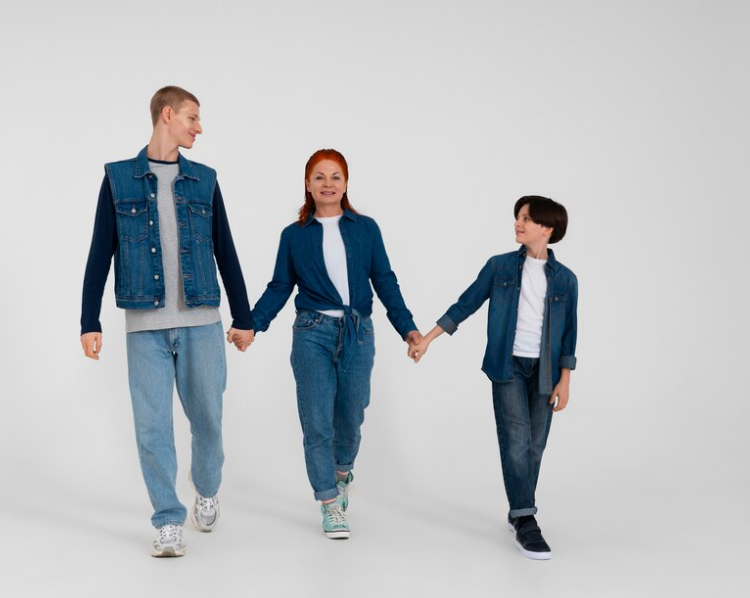
#> input picture examples/test06.png, 750 x 598 px
$ python detect_people_and_display.py
#> lines starting #> are read from the running program, lines starting #| are printed output that depends on the picture; after the words box and inside, x2 and y2 are one past the last pixel; in counts of white or black regions, pixels touching at a corner belong together
import cv2
import imutils


def detect_people_and_display(image_path, winstride=(4, 4), padding=(8, 8), scale=1.05):
    # Wczytanie obrazu
#> called with image_path = 'test06.png', winstride = (4, 4), padding = (8, 8), scale = 1.05
    image = cv2.imread(image_path)
#> image is the input picture: shape (598, 750, 3); mean B, G, R 192.1, 188.6, 184.7
    image = imutils.resize(image, width=min(500, image.shape[1]))
#> image: shape (398, 500, 3)
    original_image = image.copy()

    # Inicjalizacja deskryptora HOG / detektora ludzi
    hog = cv2.HOGDescriptor()
    hog.setSVMDetector(cv2.HOGDescriptor_getDefaultPeopleDetector())

    # Wykrywanie ludzi na obrazie z użyciem podanych parametrów
    (rects, weights) = hog.detectMultiScale(image, winStride=winstride, padding=padding, scale=scale)
#> rects = [[278, 102, 146, 291], [141, 62, 160, 320], [26, 47, 176, 351]]; weights = [3.88, 4.49, 3.5]

    # Rysowanie prostokątów dookoła wykrytych ludzi
    for (x, y, w, h) in rects:
        cv2.rectangle(image, (x, y), (x + w, y + h), (0, 255, 0), 2)
#> this loop made 3 passes
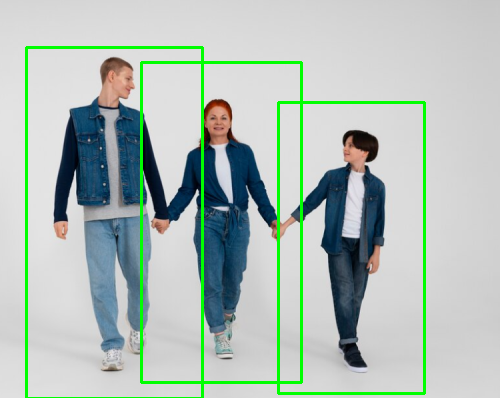
#> image: shape (398, 500, 3); mean B, G, R 183.8, 191.1, 176.7

    # Wyświetlanie oryginalnego obrazu
    cv2.imshow("Original Image", original_image)

    # Wyświetlanie obrazu po detekcji
    cv2.imshow("After Detection", image)

    # Wyświetlanie ilości wykrytych ludzi
    print("Ilość osób: {}".format(len(rects)))
#| Ilość osób: 3

    # Czekanie na naciśnięcie klawisza, aby zamknąć okna
    cv2.waitKey(0)
    cv2.destroyAllWindows()


# Przykładowe użycie funkcji z niestandardowymi parametrami HOG
detect_people_and_display('test06.png', winstride=(4, 4), padding=(8, 8), scale=1.05)

$ run again, with examples/test04.png copied over examples/test06.png
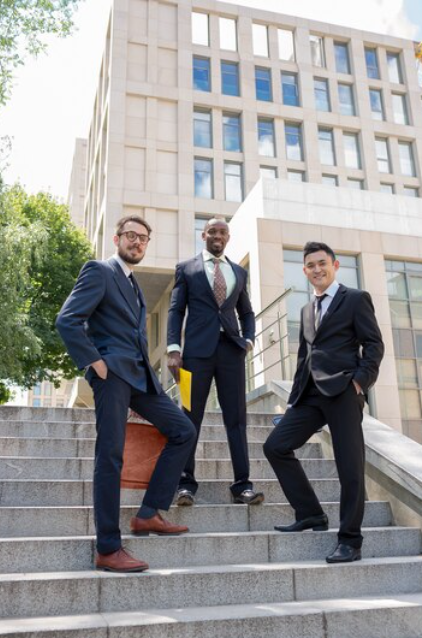
#> input picture examples/test04.png, 422 x 638 px
#> in detect_people_and_display, image is the input picture: shape (638, 422, 3); mean B, G, R 150.2, 151.1, 152.1
#> rects = [[125, 183, 177, 353], [232, 201, 190, 394], [10, 160, 230, 460]]; weights = [2.71, 1.91, 0.973]
#> the loop in detect_people_and_display, `for (x, y, w, h) in rects:` made 3 passes
#> after the loop in detect_people_and_display, `for (x, y, w, h) in rects:`:
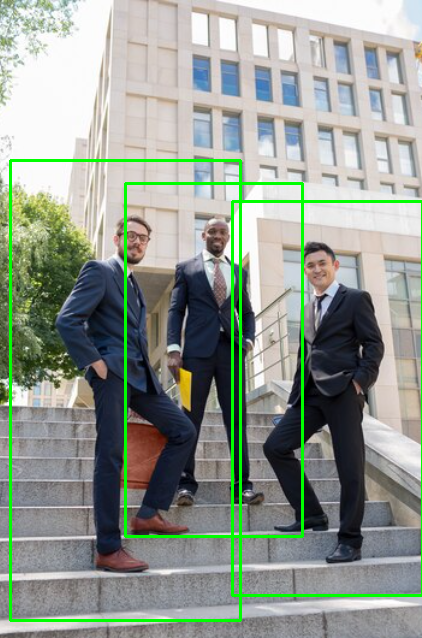
#> image: shape (638, 422, 3); 3.7% of pixels changed, all inside (x1, y1, x2, y2) = (9, 159, 422, 622)
#| Ilość osób: 3

$ run again, with examples/test05.png copied over examples/test06.png
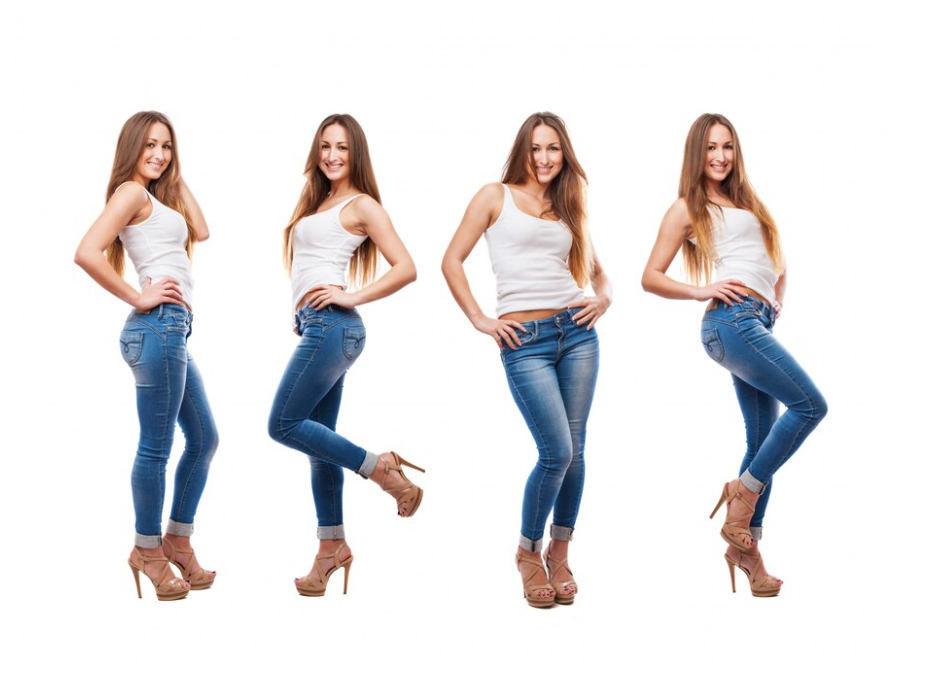
#> input picture examples/test05.png, 947 x 682 px
#> in detect_people_and_display, image is the input picture: shape (682, 947, 3); mean B, G, R 227.7, 226.9, 229.5
#> rects = [[22, 71, 127, 254], [332, 92, 127, 254], [110, 70, 128, 256], [209, 29, 151, 301]]; weights = [4.12, 1.19, 1.54, 2.56]
#> the loop in detect_people_and_display, `for (x, y, w, h) in rects:` made 4 passes
#> after the loop in detect_people_and_display, `for (x, y, w, h) in rects:`:
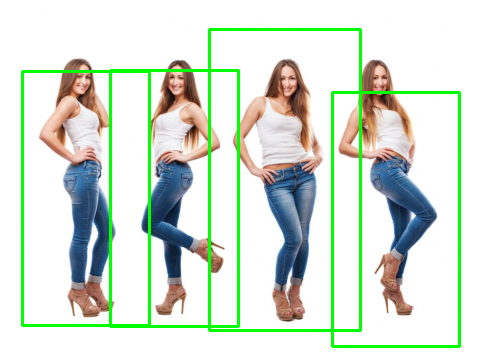
#> image: shape (360, 500, 3); mean B, G, R 215.2, 227.6, 216.8
#| Ilość osób: 4
